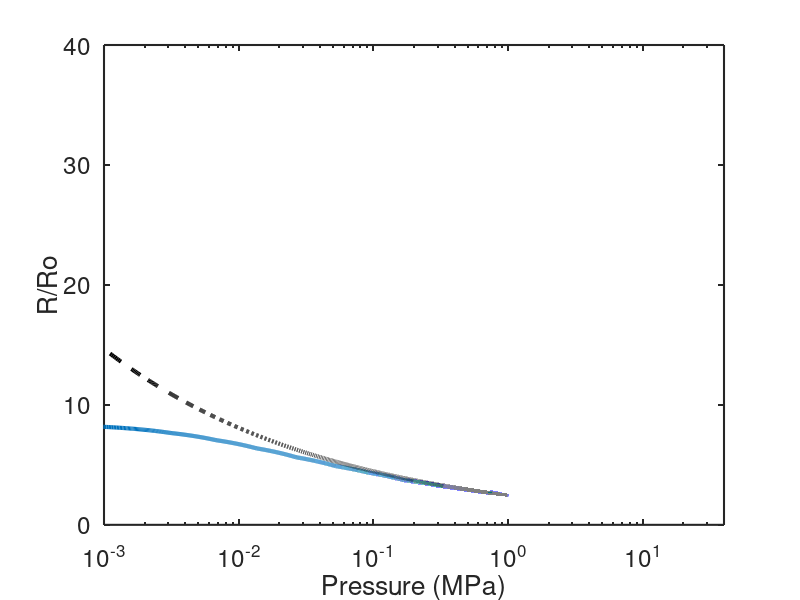

Write MATLAB code to recreate this figure.
clearvars
close all;

ntpoints=1e6;
Rot=logspace(1,3,1e2);
Ro=10e-6;

dynamic_viscosity=1;
rho_t=2800; % kg/m^3
nuL=dynamic_viscosity./rho_t; % m^2/s
sigmaL=0.35; % N/m
Pinf=0;

kvalue=1.29; % SO2

g_Io=1.796; % m/s2
rho_Io_crust=2792; % kg/m^3

eruption_speed=1;

dike_to_vent_area_ratio=1;
dike_speed=eruption_speed.*dike_to_vent_area_ratio;
max_depth=6.5e3; %6.5e3;

%tmax=max_depth./dike_speed;
%tmax=1e-1;


%depth=max_depth-tvec*dike_speed;

%P = rho_Io_crust .* g_Io .* depth;

% Pd=rho_Io_crust .* g_Io .* (max_depth-t*dike_speed);

% ((pvconst/P).^(1/gammavalue))^(1/3)


Rvo=0;

pvconst=(rho_Io_crust .* g_Io .* max_depth).*(Ro.^3).^kvalue;

p_G0=(rho_Io_crust .* g_Io .* max_depth)+2*sigmaL/Ro; %Pinf - P(1) + 2*sigmaL/Ro;

% A_SO2=
% Vapor_Pressure_SO2 = @(T) A_SO2-(B_SO2/(T+C_SO2)) .* T>A;


% p0 * V0^g = constant
% p0 * V0^g = constant

tmax=max_depth./dike_speed;


% T1 = @(R,Rv) -(3./(2.*R)).*Rv.^2;
% T2 = @(R,Rv) -(4.*nuL./R.^2).*Rv;
% T3 = @(R)    -(2*sigmaL)/(rho_t.*R.^2);
% T4 = @(R,P)   P./(rho_t.*R); %0; %(P-Pinf)./(rho_t.*R);
% T5 = @(R)     (1./R).*(p_G0./rho_t).*(Ro./R).^(3*k);
% Ra_ = @(R,Rv,P) T1(R,Rv) + T2(R,Rv) + T3(R) + T4(R,P) + T5(R);

odefun = @(t, y) [y(2); -(3./(2.*y(1))).*y(2).^2 +  -(4.*nuL./y(1).^2).*y(2) + -(2*sigmaL)/(rho_t.*y(1).^2) + (-(rho_Io_crust .* g_Io .* (max_depth-t*dike_speed)))./(rho_t.*y(1)) + (1./y(1)).*(((rho_Io_crust .* g_Io .* max_depth)+2*sigmaL/Ro)./rho_t).*(Ro./y(1)).^(3*kvalue)];
tspan = [0 tmax];
y0=[Ro, Rvo];
t=linspace(0,tmax,ntpoints);
[t, Y] = ode23s(odefun, t, y0);
Pv=rho_Io_crust .* g_Io .* (max_depth-t*dike_speed);

RtRo=Y(:,1)./Ro;

semilogx(Pv./1e6,RtRo,'LineWidth',3)
hold on
semilogx(Pv./1e6, ((pvconst./Pv).^(1/kvalue)).^(1/3)./Ro,'k--','LineWidth',3)
hold off
xlim([1e-3,40])
xlabel('Pressure (MPa)','FontSize',16)
ylabel('R/Ro','FontSize',16)
set(gca,'Linewidth',1.5,'FontSize',17.5)
saveas(gca,['RayleighPlesset_' num2str(Ro*1e6) 'um.png'])

save(['RayleighPlesset_' num2str(round(Ro*1e6)) 'um.mat']);

X=log(Pv./1e6);
Y=RtRo;


% R(1)=Ro;
% Rv(1)=Rvo;
% Ra(1)=Ra_(R(1),Rv(1),P(1));
% 
% deltat=tvec(2:end)-tvec(1:end-1);
% 
% 
% for ii=2:nt
% 
%     Rv(ii)=Rv(ii-1)+Ra(ii-1)*deltat(ii-1);
%     R(ii)=R(ii-1)+Rv(ii)*deltat(ii-1);
% 
%     Ra(ii)=Ra_(R(ii),Rv(ii),P(ii));
% 
% end
% 
% plot(tvec,R/Ro); %xlim([0,1e-7]); %ylim([0.1,10]);